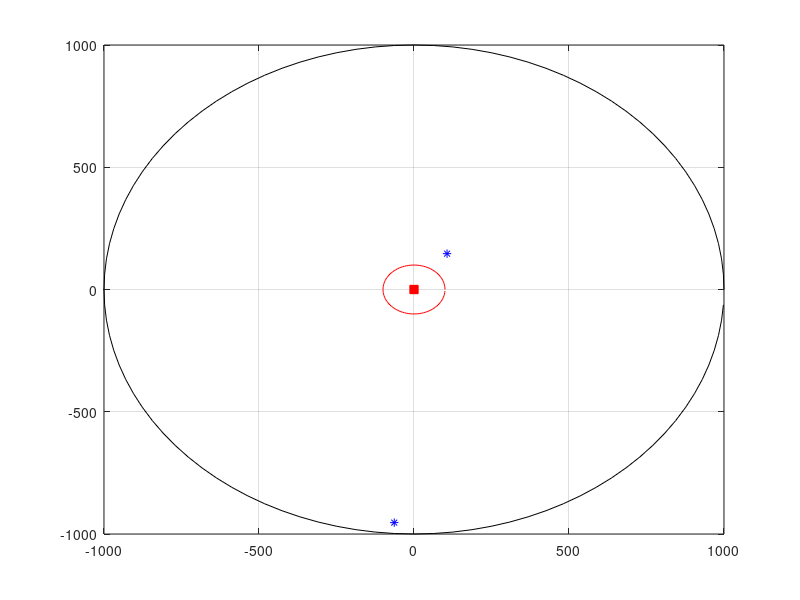

Recreate this plot in MATLAB. (Note: this script raises an error after producing the figure.)
clear all;clc

%% ----------------------------------- Parameters ------------------------------
plot_fig = false;                                                   % Disable/enable figure plotting.

L = 1;                                                              % Number of cells.
K = 2;                                                             % Number of single-antenna terminals in each cell, i.e., number of transmitt antennas.
M = 10;                                                             % Number of antennas at the base station of each cell (In this case, i.e., uplink, it gives the number of receiving antennas).
NFFT = 2048;                                                        % Number of points used by the OFDM.
modOrd = 2;                                                         % Constellation size = 2^modOrd.
numSym = K*NFFT;                                                    % Number of symbols, i.e., number of terminals.
NCP = 512;                                                          % Number of samples used to create a Extended Cyclic Prefix (CP) according to 3GPP' LTE standards. 12 OFDM symbols per subframe, i.e., 1 ms.
delta_f = 15000;                                                    % Frequency space between subcarriers.
Ts = 1/(delta_f*NFFT);                                              % System Sampleing Rate.
numSymbInSubframe = 12;                                             % Number of symbols in a subframe (1ms). 12 OFDM symbols for extended CP.

EbNoVec = 10:1:20;                                                  % Eb/No in dB.
EsN0dB = EbNoVec + 10*log10(NFFT/(NFFT+NCP)) + 10*log10(modOrd);    % converting to symbol to noise ratio
snr = EsN0dB - 10*log10((NFFT/(NFFT+NCP)));                         % Calculate SNR from EsNo in dB.

cellRadius = 1000;                                                  % Radius given in meters.
cellHole = 100;                                                     % Cell hole in meters.

power_ctrl_enabled = true;                                          % enable/disable power control at eNodeB.

nTotalOfBits = 1e7;
nErrors = 100000;
debug = false;

% Large scale fading.
sshadow = 3;                                                        % Shadow-fading standard deviation in dB.
gamma = 2.8;                                                        % Decay exponent: Urban area cellular radio 2.7 - 3.5

% Small scale fading.
delay = [0 0.4]*1e-6;                                               % Delay in microseconds.
gain  = [0 0];                                                      % Gain in dB (indoor).
numPaths = length(delay);                                           % Number of paths per channel.
totalNumPaths = M*K*numPaths;                                       % Total number of paths between the various antennas and Base Stations.

%% ----------------------------------- Setup Channel -----------------------------------
% Vetor de ganhos.
pos = round(delay/Ts)+1;                                            % Effective position of taps within the vector.
g = zeros(1, round(delay(end)/Ts)+1);                               % +1 is used to include the delay 0 into the vector.
for n = 1:length(delay)
    g( pos(n) ) = 10^( gain(n)/10 );
end

fc = 1e9;                                                           % Carrier Freq. in MHz.
c = 3e8;                                                            % Light speed in m/s.
v = 30;                                                             % Speed in m/s.
Fs = 30.72e6;                                                       % Sampling Freq. in MHz.
Ts = 1/Fs;                                                          % Sampling period in seconds.

fd = (v*fc)/c;                                                      % Doppler frequency in Hz.

Pd = 0;                                                             % Relative power in dB.

% Parameters used for generating the Mulipath Masive MIMO Channel.
Fs_chann = 500;                                                     % Channel Sampling Rate in Hz. The channel is sampled every 2 ms. (Periodo de amostragem do canal ~1 amostra / Slot OFDM)
Ts_chann = 1/Fs_chann;
N_chann = 256;                                                      % Number of samples used to sample the channel. Duration of the channel in  number of samples.
delta_f_chann = Fs_chann/N_chann;                                   % in Hz.
f = -Fs_chann/2:delta_f_chann:Fs_chann/2;
idx = find(f<fd);
f = f(idx);
idx = find(f>-fd);
f = f(idx);
f = f.';

LS = length(f);
S = 1/pi/fd./sqrt(1 - (f/fd).^2) * 10^(Pd/10);
S = S * LS / sum(S);                                                % Energy nomalization.
S1 = S;
S = [S((LS+1)/2:LS); zeros(N_chann-LS,1); S(1:(LS-1)/2)];           % Interpolation of the Doppler Spectrum by N_chann/LS.

% ************************* Generate Multipath Massive MIMO Channel. **********************
rng(55);
x = [(randn((LS-1)/2+1,totalNumPaths,'double') + 1i*randn((LS-1)/2+1,totalNumPaths,'double')); zeros(N_chann-LS,totalNumPaths); (randn((LS-1)/2,totalNumPaths,'double')) + 1i*randn((LS-1)/2,totalNumPaths,'double')]/sqrt(2);
ch = ifft(x .* repmat(sqrt(S),1,totalNumPaths)) * N_chann / sqrt(LS);

% Plot doppler spectrum figures.
if(plot_fig)
    figure;
    plot(f, abs(S1));
    
    figure;
    plot(S)
    
    figure;
    Tsd = 1/Fs_chann;
    TNd = Tsd*N_chann; % Channel duration in seconds.
    plot( (0:N_chann-1)*Tsd, 10*log10(abs(ch)) );
    xlabel('Time (s)')
    ylabel('Power (dB)');
    axis([0 TNd -30 10]);
end

% **************************** Cell Layout. *******************************
% Generate a random radius value within the range cellHole to cellRadius for each one of the terminals.
radius = cellHole + (cellRadius-cellHole).*rand(1,K);

% Generate an random angle value within the range 0 to 2*pi for each one of the terminals.
angle = 2*pi*rand(1,K);

% Plot the position of each terminal inside the cell.
figure;
plot(0, 0, 'rs', 'MarkerFaceColor',[1,0,0], 'MarkerEdgeColor',[1 0 0]);
hold on

Circlex = cellRadius*cos(2*pi*(0:99)/100);
Circley = cellRadius*sin(2*pi*(0:99)/100);
plot(Circlex.', Circley.', 'k');

Circlex = cellHole*cos(2*pi*(0:99)/100);
Circley = cellHole*sin(2*pi*(0:99)/100);
plot(Circlex.', Circley.', 'r');

UEx = radius.*cos(angle);
UEy = radius.*sin(angle);
plot(UEx, UEy, 'b*');

grid on;
hold off;

% Calculate path-loss for all users, in meters.
path_loss = radius.^gamma;

% ************ Apply power delay profile and large-scale fading to the multiptah channel matrix, i.e., small-scale fading. ************
for idx_ch = 1 : N_chann
    
    if(power_ctrl_enabled)
        largeScaleFading = 1;
    else
        % Calculate shadowing for each one of different channels.
        shadowing_att = lognrnd(0,sshadow,1,K);
        % Large scale fading calculated according to Marzetta.
        largeScaleFading = repmat(sqrt(shadowing_att./path_loss), M, 1);
    end
    
    % Atualizacao das matrizes de canal para a celula alvo (l = 1): existe uma matriz de canal por percurso do terminal.
    G = reshape(ch(idx_ch,:), M, K, length(pos));
    G(:,:,1) = (g(pos(1)) * G(:,:,1)) .* largeScaleFading;
    for k = 2:length(pos)
        G(:,:,k) = (g(pos(k)) * G(:,:,k)) .* largeScaleFading;
    end
    ch(idx_ch,:) = reshape(G, 1, totalNumPaths);
end

%% ----------------------------------- Set up the simulation -----------------------------------
% Create a local random stream to be used by random number generators for repeatability.
hStr = RandStream('mt19937ar');

% Get all bit combinations for ML receiver
bits = de2bi(0:2^(modOrd*K)-1, 'left-msb')';
% Split them per Transmit antenna
b = zeros(K, modOrd, length(bits));
for i = 1:length(bits)
    b(:, :, i) = reshape(bits(:,i), modOrd, K)';
end

% Preallocate variables for speed.
dist = zeros(length(bits), 1);
[BER_MRC, BER_ZF_LE, BER_MMSE_LE, BER_MFB] = deal(zeros(1, length(EbNoVec)));

% Create QPSK mod-demod objects.
hMod = modem.pskmod('M', 2^modOrd, 'SymbolOrder', 'gray', 'InputType', 'bit');
hDemod = modem.pskdemod(hMod);

% Set up a figure for visualizing BER results.
h = figure; grid on; hold on;
set(gca,'yscale','log','xlim',[EbNoVec(1)-0.01, EbNoVec(end)],'ylim',[1e-7 1]);
xlabel('Eb/No (dB)'); ylabel('BER'); set(h,'NumberTitle','off');
set(h, 'renderer', 'zbuffer'); set(h,'Name','OFDM modulated with QPSK Massive MU-MIMO System');
title('Massive MU-MIMO on Uplink');

% Generate preambles for all the K users. Each PRACH preamble is equivalent to one whole subframe, i.e., 1 ms.
[preambles] = generatePRACHPreamble(K);

%% ----------------------------------- Loop over selected EbNo points. -----------------------------------
for idx = 1:length(snr)
    
    linearSnr = 10^(0.1*snr(idx));
    
    nErrs_mrc = 0;
    nErrs_zf_le = 0;
    nErrs_mmse_le = 0;
    nErrs_mfb = 0;
    nBits = 0;
    nBits_mfb = 0;
    ofdm_symbol_number = 0;
    idx_ch = 1;
    iter = 1;
    x = complex(zeros(K,NFFT+NCP),zeros(K,NFFT+NCP));
    aux = complex(zeros(K,NFFT+NCP),zeros(K,NFFT+NCP));
    
    while(((nErrs_mrc < nErrors) || (nErrs_zf_le < nErrors) || (nErrs_mmse_le < nErrors) || (nErrs_mfb < nErrors)) && (nBits_mfb < nTotalOfBits))
        
        ofdm_symbol_number = ofdm_symbol_number + 1;
        
        if(ofdm_symbol_number > numSymbInSubframe)
            
            %---------- Transmission (UE) ----------
            % Create array of bits to modulate.
            msg = randi(hStr, [0 1], modOrd, numSym);
            
            msg_mfb = msg(:,1:K:end);
            
            % Modulate data.
            source = modulate(hMod, msg);
            
            % Split source among K terminals.
            Tx = reshape(source, K, numel(source)/K); clear source;
            
            % Create OFDM symbol.
            sequence = sqrt(NFFT)*ifft(Tx,NFFT,2);
            
            % Add CP.
            ofdm = [sequence(:,NFFT-NCP+1:end), sequence];
            
            % Make sure the OFDM symbol has unit variance.
            std_dev_vector = (sqrt(diag((ofdm*ofdm')/(NFFT+NCP))));
            std_dev_matrix = diag(1./std_dev_vector);
            signal = std_dev_matrix*ofdm;
        else
            signal = preambles;
        end
        
        %---------- Multipath Channel plus Noise ----------
        H = reshape(ch(idx_ch,:), M, K, length(pos));
        
        x = H(:,:,1)*signal;
        for k = 2:length(pos)
            aux = [complex(zeros(M,(pos(k)-1)),zeros(M,(pos(k)-1))) H(:,:,k)*signal(:,1:end-(pos(k)-1))];
            x = x + aux;
        end
        
        % Single User, used for plotting the Matched Matrix Bound (MFB).
        x_mfb = [H(:,1,1)*signal(1,:) complex(zeros(M,(pos(length(pos))-1)),zeros(M,(pos(length(pos))-1)))];
        for k = 2:length(pos)
            aux_mfb = [complex(zeros(M,(pos(k)-1)),zeros(M,(pos(k)-1))) H(:,1,k)*signal(1,:)];
            x_mfb = x_mfb + aux_mfb;
        end
        
        % Add channel noise power to faded data.
        r = awgn(x, snr(idx), 0, hStr);
        
        % Add channel noise power to faded single user data.
        r_mfb = awgn(x_mfb, snr(idx), 0, hStr);
        
        %---------- Reception (base station) ----------
        
        if(ofdm_symbol_number > numSymbInSubframe)
            iter = iter + 1;
            
            % Remove CP.
            rx = r(:,NCP+1:end);
            
            % Retrieve modulation symbols.
            ofdm_rx = (1/sqrt(NFFT))*fft(rx,NFFT,2);
            
            %% *********** 1) MRC or Matrix Matched Filter (MMF) receiver *****************
            E_mrc = zeros(modOrd, numSym);
            
            % Assume perfect channel estimation.
            H_estimated = H(:,:,1);
            
            % Apply MRC to received signal.
            G = H_estimated';
            r_mrc = G*ofdm_rx;
            
            % Iterate over all Tx antennas.
            for jj=1:1:K
                demoded_mrc = demodulate(hDemod, r_mrc(jj,:));
                E_mrc(:,jj:K:end) = reshape(demoded_mrc, modOrd, numSym/K);
            end
            % *****************************************************************************
            
            %% ************************ 2) ZF-LE receiver *********************************
            E_zf_le = zeros(modOrd, numSym);
            
            % Assume perfect channel estimation.
            H_estimated = H(:,:,1);
            
            % Apply ZF-LE to received signal.
            G = ((H_estimated'*H_estimated)^(-1))*H_estimated';
            r_zf_le = G*ofdm_rx;
            
            % Iterate over all Tx antennas.
            for jj=1:1:K
                demoded_zf_le = demodulate(hDemod, r_zf_le(jj,:));
                E_zf_le(:,jj:K:end) = reshape(demoded_zf_le, modOrd, numSym/K);
            end
            % *****************************************************************************
            
            %% ****************************** 3) MMSE-LE receiver *************************
            E_mmse_le = zeros(modOrd, numSym);
            
            % Assume perfect channel estimation.
            H_estimated = H(:,:,1);
            
            % Apply MMSE-LE to received signal.
            G = (H_estimated*H_estimated' + (1/linearSnr)*eye(M))^-1;
            G = H_estimated'*G;
            r_mmse_le = G*ofdm_rx;
            
            % Iterate over all Tx antennas.
            for jj=1:1:K
                demoded_mmse_le = demodulate(hDemod, r_mmse_le(jj,:));
                E_mmse_le(:,jj:K:end) = reshape(demoded_mmse_le, modOrd, numSym/K);
            end
            % *****************************************************************************
            
            %% ********* 4) Matched Filter Bound (MFB) or Single User detection **********
            
            % Assume perfect channel estimation.
            H_estimated = H(:,:,1);
            
            % Remove CP.
            rx_mfb = r_mfb(:,NCP+1:end);
            
            % Retrieve modulation symbols.
            ofdm_rx_mfb = (1/sqrt(NFFT))*fft(rx_mfb,NFFT,2);
            
            % Apply MRC to received signal.
            G = H_estimated(:,1)';
            r_eq_mgb = G*ofdm_rx_mfb;
            
            % Demodulate signal.
            E_mfb = demodulate(hDemod, r_eq_mgb);
            % *****************************************************************************
            
            %% -------------------------------- Collect errors ----------------------------
            nErrs_mrc = nErrs_mrc + biterr(msg, E_mrc);
            nErrs_zf_le = nErrs_zf_le + biterr(msg, E_zf_le);
            nErrs_mmse_le = nErrs_mmse_le + biterr(msg, E_mmse_le);
            nErrs_mfb = nErrs_mfb + biterr(msg_mfb, E_mfb);
            
            nBits = nBits + length(msg(:));
            nBits_mfb = nBits_mfb + length(msg_mfb(:));
            fprintf(1,'BER MRC: %f - nErrs_mrc: %d - nBits: %d - iter: %d\n',(nErrs_mrc./nBits),nErrs_mrc,nBits,iter);
            fprintf(1,'BER ZF-LE: %f - nErrs_zf_le: %d - nBits: %d - iter: %d\n',(nErrs_zf_le./nBits),nErrs_zf_le,nBits,iter);
            fprintf(1,'BER MMSE-LE: %f - nErrs_mmse_le: %d - nBits: %d - iter: %d\n',(nErrs_mmse_le./nBits),nErrs_mmse_le,nBits,iter);
            fprintf(1,'BER MFB: %f - nErrs_mfb: %d - nBits_mfb: %d - iter: %d\n',(nErrs_mfb./nBits_mfb),nErrs_mfb,nBits_mfb,iter);
            fprintf(1,'\n');
        else
            [ID, TA] = detectPreambleIDAndTAv2(r, M);
            ofdm_symbol_number = numSymbInSubframe;
        end
        
        %% --------- Change multipath channel according to its sampling rate. ---------
        if(ofdm_symbol_number==2*numSymbInSubframe)
            ofdm_symbol_number = 0;
            idx_ch = idx_ch + 1;
            if(idx_ch > N_chann)
                idx_ch = 1;
            end
        end
        
    end
    
    % Calculate BER for current point
    BER_MRC(idx) = nErrs_mrc./nBits;
    BER_ZF_LE(idx) = nErrs_zf_le./nBits;
    BER_MMSE_LE(idx) = nErrs_mmse_le./nBits;
    BER_MFB(idx) = nErrs_mfb./nBits_mfb;
    
    % Plot results
    semilogy(EbNoVec(1:idx), BER_MRC(1:idx), 'ks', ...
        EbNoVec(1:idx), BER_ZF_LE(1:idx), 'b*', ...
        EbNoVec(1:idx), BER_MMSE_LE(1:idx), 'ko', ...
        EbNoVec(1:idx), BER_MFB(1:idx), 'ys');
    legend('MRC', 'ZF-LE', 'MMSE-LE', 'MFB');
    drawnow;
    
end

% Draw the lines
semilogy(EbNoVec, BER_MRC, 'k-', EbNoVec, BER_ZF_LE, 'b-', EbNoVec, BER_MMSE_LE, 'k-', EbNoVec, BER_MFB, 'y-');
hold off;

m_rx_antennas = '';
for j=1:length(M)
    m_rx_antennas = strcat(m_rx_antennas, sprintf('_%d',M(j)));
end

m_tx_antennas = '';
for j=1:length(K)
    m_tx_antennas = strcat(m_tx_antennas, sprintf('_%d',K(j)));
end

% Get timestamp for saving files.
timeStamp = datestr(now,30);

% Save workspace to MAT-file.
fileName = sprintf('Massive_MU_MIMO_M%s_K%s_multipath_fading_various_detectors_without_large_scale_%s.mat',m_rx_antennas,m_tx_antennas,timeStamp);
save(fileName);

% Save figure to FIG-file.
fileName = sprintf('Massive_MU_MIMO_M%s_K%s_multipath_fading_various_detectors_without_large_scale_%s.fig',m_rx_antennas,m_tx_antennas,timeStamp);
savefig(h,fileName);
